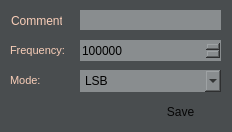
<?xml version="1.0" encoding="UTF-8"?>
<ui version="4.0">
 <class>WdgAddStationClass</class>
 <widget class="QWidget" name="WdgAddStationClass">
  <property name="geometry">
   <rect>
    <x>0</x>
    <y>0</y>
    <width>232</width>
    <height>132</height>
   </rect>
  </property>
  <property name="windowTitle">
   <string>Add station</string>
  </property>
  <property name="styleSheet">
   <string notr="true">QWidget {
        background: #494D4F;
        border: 0px solid #383B3D;
        color: #F9CEB8;
}


QPushButton { /* all types of tool button */ 
color: #050505;
border: 0px solid #2e3236; /*#848584;*/
border-radius: 0px;
background-color: qlineargradient(x1: 0, y1: 0, x2: 0, y2: 1,
stop: 0 #e7e7e7, stop:0.45 #c8c9c9, stop:0.5 #bcbebc, stop: 1 #818382);
}

QPushButton:hover { /* all types of tool button */
color: #050505;
border: 1px solid #a75e16; /*#848584;*/
border-radius: 0px;
background-color: qlineargradient(x1: 0, y1: 0, x2: 0, y2: 1,
stop: 0 #e7e7e7, stop:0.45 #c8c9c9, stop:0.5 #bcbebc, stop: 1 #818382);
}

QPushButton:pressed {
background-color:qlineargradient(x1: 0, y1: 0, x2: 0, y2: 1,
stop: 0 #737372, stop:0.45 #b0b1b0, stop:0.5 #c2c1c2, stop: 1 #c2c1c2);
color: #050505;
border: 1px solid #2e3236;
}

QPushButton:checked {
background-color:qlineargradient(x1: 0, y1: 0, x2: 0, y2: 1,
stop: 0 #737372, stop:0.45 #b0b1b0, stop:0.5 #c2c1c2, stop: 1 #c2c1c2);
color: #050505;
border: 1px solid #2e3236;
}

/* the subcontrols below are used only in the MenuButtonPopup mode */
QPushButton::menu-button {
border: 1px solid gray;
border-top-right-radius: 6px;
border-bottom-right-radius: 6px;
/* 16px width + 4px for border = 20px allocated above */
width: 16px;
}

QPushButton::menu-arrow {
image: url(downarrow.png);
}

QPushButton::menu-arrow:open {
top: 1px; left: 1px; /* shift it a bit */
}

QToolButton { /* all types of tool button */ 
color: #A0A0A0;
border: 1px solid #2e3236; /*#848584;*/
border-radius: 4px;
/*background-color: qlineargradient(x1: 0, y1: 0, x2: 0, y2: 1,
stop: 0 #e7e7e7, stop:0.45 #c8c9c9, stop:0.5 #bcbebc, stop: 1 #818382);*/
}

QToolButton[popupMode=&quot;1&quot;] { /* only for MenuButtonPopup */
padding-right: 20px; /* make way for the popup button */
}

QToolButton:hover { /* all types of tool button */
color: #A0A0A0;
border: 1px solid green;
}

QToolButton:pressed {
color: #00FF00;
border: 1px solid #00B000;
}

QToolButton:checked {
/*background-color:qlineargradient(x1: 0, y1: 0, x2: 0, y2: 1,
stop: 0 #737372, stop:0.45 #b0b1b0, stop:0.5 #c2c1c2, stop: 1 #c2c1c2);
color: #050505;
border: 1px solid #2e3236;*/
color: #00FF00;
border: 1px solid #00B000;

}</string>
  </property>
  <widget class="QLabel" name="label">
   <property name="geometry">
    <rect>
     <x>11</x>
     <y>10</y>
     <width>51</width>
     <height>21</height>
    </rect>
   </property>
   <property name="text">
    <string>Comment:</string>
   </property>
  </widget>
  <widget class="QLabel" name="label_2">
   <property name="geometry">
    <rect>
     <x>10</x>
     <y>40</y>
     <width>61</width>
     <height>21</height>
    </rect>
   </property>
   <property name="text">
    <string>&lt;!DOCTYPE HTML PUBLIC &quot;-//W3C//DTD HTML 4.0//EN&quot; &quot;http://www.w3.org/TR/REC-html40/strict.dtd&quot;&gt;
&lt;html&gt;&lt;head&gt;&lt;meta name=&quot;qrichtext&quot; content=&quot;1&quot; /&gt;&lt;style type=&quot;text/css&quot;&gt;
p, li { white-space: pre-wrap; }
&lt;/style&gt;&lt;/head&gt;&lt;body style=&quot; font-family:'MS Shell Dlg 2'; font-size:8.25pt; font-weight:400; font-style:normal;&quot;&gt;
&lt;p style=&quot; margin-top:0px; margin-bottom:0px; margin-left:0px; margin-right:0px; -qt-block-indent:0; text-indent:0px;&quot;&gt;&lt;span style=&quot; font-size:8pt;&quot;&gt;Frequency:&lt;/span&gt;&lt;/p&gt;&lt;/body&gt;&lt;/html&gt;</string>
   </property>
  </widget>
  <widget class="QSpinBox" name="sbFreq">
   <property name="geometry">
    <rect>
     <x>80</x>
     <y>40</y>
     <width>141</width>
     <height>21</height>
    </rect>
   </property>
   <property name="styleSheet">
    <string notr="true">QWidget {
        background: #898D8F;
        border: 0px solid #383B3D;
        color: black;
}</string>
   </property>
   <property name="maximum">
    <number>1000000000</number>
   </property>
   <property name="value">
    <number>7100000</number>
   </property>
  </widget>
  <widget class="QComboBox" name="comboBox">
   <property name="geometry">
    <rect>
     <x>80</x>
     <y>70</y>
     <width>141</width>
     <height>22</height>
    </rect>
   </property>
   <property name="styleSheet">
    <string notr="true">QWidget {
        background: #898D8F;
        border: 0px solid #383B3D;
        color: black;
}</string>
   </property>
   <item>
    <property name="text">
     <string>LSB</string>
    </property>
   </item>
   <item>
    <property name="text">
     <string>USB</string>
    </property>
   </item>
   <item>
    <property name="text">
     <string>DSB</string>
    </property>
   </item>
   <item>
    <property name="text">
     <string>CWL</string>
    </property>
   </item>
   <item>
    <property name="text">
     <string>CWU</string>
    </property>
   </item>
   <item>
    <property name="text">
     <string>FMN</string>
    </property>
   </item>
   <item>
    <property name="text">
     <string>AM</string>
    </property>
   </item>
   <item>
    <property name="text">
     <string>DIGU</string>
    </property>
   </item>
   <item>
    <property name="text">
     <string>SPEC</string>
    </property>
   </item>
   <item>
    <property name="text">
     <string>DIGL</string>
    </property>
   </item>
   <item>
    <property name="text">
     <string>SAM</string>
    </property>
   </item>
   <item>
    <property name="text">
     <string>DRM</string>
    </property>
   </item>
  </widget>
  <widget class="QLabel" name="label_3">
   <property name="geometry">
    <rect>
     <x>10</x>
     <y>70</y>
     <width>61</width>
     <height>21</height>
    </rect>
   </property>
   <property name="text">
    <string>&lt;!DOCTYPE HTML PUBLIC &quot;-//W3C//DTD HTML 4.0//EN&quot; &quot;http://www.w3.org/TR/REC-html40/strict.dtd&quot;&gt;
&lt;html&gt;&lt;head&gt;&lt;meta name=&quot;qrichtext&quot; content=&quot;1&quot; /&gt;&lt;style type=&quot;text/css&quot;&gt;
p, li { white-space: pre-wrap; }
&lt;/style&gt;&lt;/head&gt;&lt;body style=&quot; font-family:'MS Shell Dlg 2'; font-size:8.25pt; font-weight:400; font-style:normal;&quot;&gt;
&lt;p style=&quot; margin-top:0px; margin-bottom:0px; margin-left:0px; margin-right:0px; -qt-block-indent:0; text-indent:0px;&quot;&gt;&lt;span style=&quot; font-size:8pt;&quot;&gt;Mode:&lt;/span&gt;&lt;/p&gt;&lt;/body&gt;&lt;/html&gt;</string>
   </property>
  </widget>
  <widget class="QPushButton" name="pbSave">
   <property name="geometry">
    <rect>
     <x>140</x>
     <y>100</y>
     <width>81</width>
     <height>23</height>
    </rect>
   </property>
   <property name="text">
    <string>Save</string>
   </property>
  </widget>
  <widget class="QLineEdit" name="leComment">
   <property name="geometry">
    <rect>
     <x>80</x>
     <y>10</y>
     <width>141</width>
     <height>20</height>
    </rect>
   </property>
   <property name="styleSheet">
    <string notr="true">QWidget {
        background: #898D8F;
        border: 0px solid #383B3D;
        color: black;
}</string>
   </property>
  </widget>
 </widget>
 <layoutdefault spacing="6" margin="11"/>
 <resources/>
 <connections/>
</ui>
